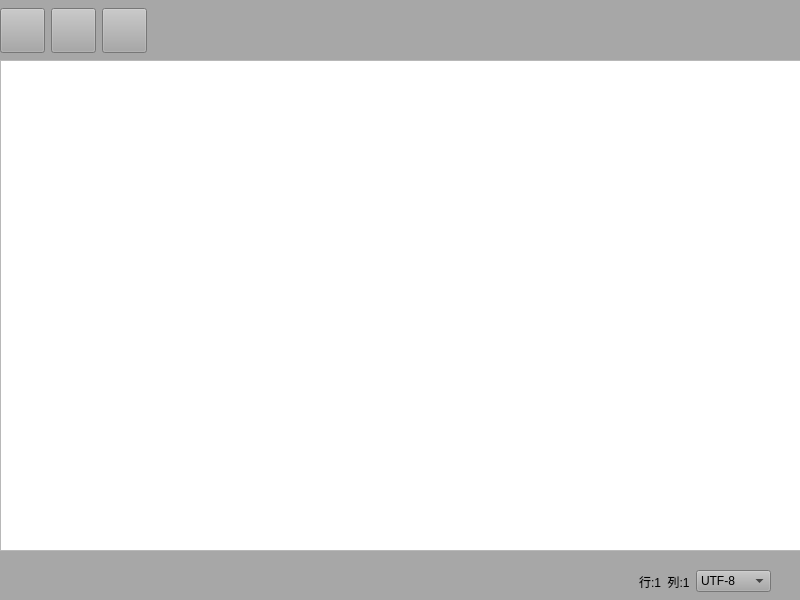
<?xml version="1.0" encoding="UTF-8"?>
<ui version="4.0">
 <class>Widget</class>
 <widget class="QWidget" name="Widget">
  <property name="geometry">
   <rect>
    <x>0</x>
    <y>0</y>
    <width>800</width>
    <height>600</height>
   </rect>
  </property>
  <property name="windowTitle">
   <string>老六记事本</string>
  </property>
  <property name="windowIcon">
   <iconset resource="res.qrc">
    <normaloff>:/icon/note.png</normaloff>:/icon/note.png</iconset>
  </property>
  <widget class="QWidget" name="layoutWidget">
   <property name="geometry">
    <rect>
     <x>0</x>
     <y>0</y>
     <width>801</width>
     <height>601</height>
    </rect>
   </property>
   <layout class="QVBoxLayout" name="verticalLayout">
    <property name="spacing">
     <number>0</number>
    </property>
    <item>
     <widget class="QWidget" name="widgetButtons" native="true">
      <property name="minimumSize">
       <size>
        <width>0</width>
        <height>60</height>
       </size>
      </property>
      <property name="styleSheet">
       <string notr="true">background-color: rgb(167, 167, 167);</string>
      </property>
      <widget class="QWidget" name="layoutWidget">
       <property name="geometry">
        <rect>
         <x>0</x>
         <y>0</y>
         <width>801</width>
         <height>61</height>
        </rect>
       </property>
       <layout class="QHBoxLayout" name="hILayoutButtons">
        <item>
         <widget class="QPushButton" name="btnOpen">
          <property name="minimumSize">
           <size>
            <width>45</width>
            <height>45</height>
           </size>
          </property>
          <property name="styleSheet">
           <string notr="true">QPushButton { border-image: url(:/icon/o1.png); }

QPushButton:hover { border-image: url(:/icon/o2.png); }
QPushButton:pressed { border-image: url(:/icon/o3.png); }</string>
          </property>
          <property name="text">
           <string/>
          </property>
         </widget>
        </item>
        <item>
         <widget class="QPushButton" name="btnSave">
          <property name="minimumSize">
           <size>
            <width>45</width>
            <height>45</height>
           </size>
          </property>
          <property name="styleSheet">
           <string notr="true">QPushButton { border-image: url(:/icon/s1.png); }

QPushButton:hover { border-image: url(:/icon/s2.png); }
QPushButton:pressed { border-image: url(:/icon/s3.png); }</string>
          </property>
          <property name="text">
           <string/>
          </property>
         </widget>
        </item>
        <item>
         <widget class="QPushButton" name="btnClose">
          <property name="minimumSize">
           <size>
            <width>45</width>
            <height>45</height>
           </size>
          </property>
          <property name="styleSheet">
           <string notr="true">QPushButton { border-image: url(:/icon/c1.png); }

QPushButton:hover { border-image: url(:/icon/c2.png); }
QPushButton:pressed { border-image: url(:/icon/c3.png); }</string>
          </property>
          <property name="text">
           <string/>
          </property>
         </widget>
        </item>
        <item>
         <spacer name="horizontalSpacer">
          <property name="orientation">
           <enum>Qt::Horizontal</enum>
          </property>
          <property name="sizeHint" stdset="0">
           <size>
            <width>40</width>
            <height>20</height>
           </size>
          </property>
         </spacer>
        </item>
       </layout>
       <zorder>btnOpen</zorder>
       <zorder>btnSave</zorder>
       <zorder>btnClose</zorder>
       <zorder>horizontalSpacer</zorder>
      </widget>
     </widget>
    </item>
    <item>
     <widget class="QTextEdit" name="textEdit"/>
    </item>
    <item>
     <widget class="QWidget" name="widgetBottom" native="true">
      <property name="minimumSize">
       <size>
        <width>0</width>
        <height>50</height>
       </size>
      </property>
      <property name="styleSheet">
       <string notr="true">background-color: rgb(167, 167, 167);</string>
      </property>
      <widget class="QWidget" name="layoutWidget">
       <property name="geometry">
        <rect>
         <x>0</x>
         <y>0</y>
         <width>791</width>
         <height>61</height>
        </rect>
       </property>
       <layout class="QHBoxLayout" name="horizontalLayout">
        <item>
         <spacer name="horizontalSpacer_2">
          <property name="orientation">
           <enum>Qt::Horizontal</enum>
          </property>
          <property name="sizeHint" stdset="0">
           <size>
            <width>40</width>
            <height>20</height>
           </size>
          </property>
         </spacer>
        </item>
        <item>
         <widget class="QLabel" name="labelPosition">
          <property name="text">
           <string>行:1  列:1</string>
          </property>
         </widget>
        </item>
        <item>
         <widget class="QComboBox" name="comboBox">
          <item>
           <property name="text">
            <string>UTF-8</string>
           </property>
          </item>
          <item>
           <property name="text">
            <string>UTF-16</string>
           </property>
          </item>
          <item>
           <property name="text">
            <string>GBK</string>
           </property>
          </item>
          <item>
           <property name="text">
            <string>ANSI</string>
           </property>
          </item>
          <item>
           <property name="text">
            <string>GB2312</string>
           </property>
          </item>
         </widget>
        </item>
        <item>
         <spacer name="horizontalSpacer_3">
          <property name="orientation">
           <enum>Qt::Horizontal</enum>
          </property>
          <property name="sizeType">
           <enum>QSizePolicy::Fixed</enum>
          </property>
          <property name="sizeHint" stdset="0">
           <size>
            <width>20</width>
            <height>40</height>
           </size>
          </property>
         </spacer>
        </item>
       </layout>
      </widget>
     </widget>
    </item>
   </layout>
  </widget>
 </widget>
 <resources>
  <include location="res.qrc"/>
 </resources>
 <connections/>
</ui>
